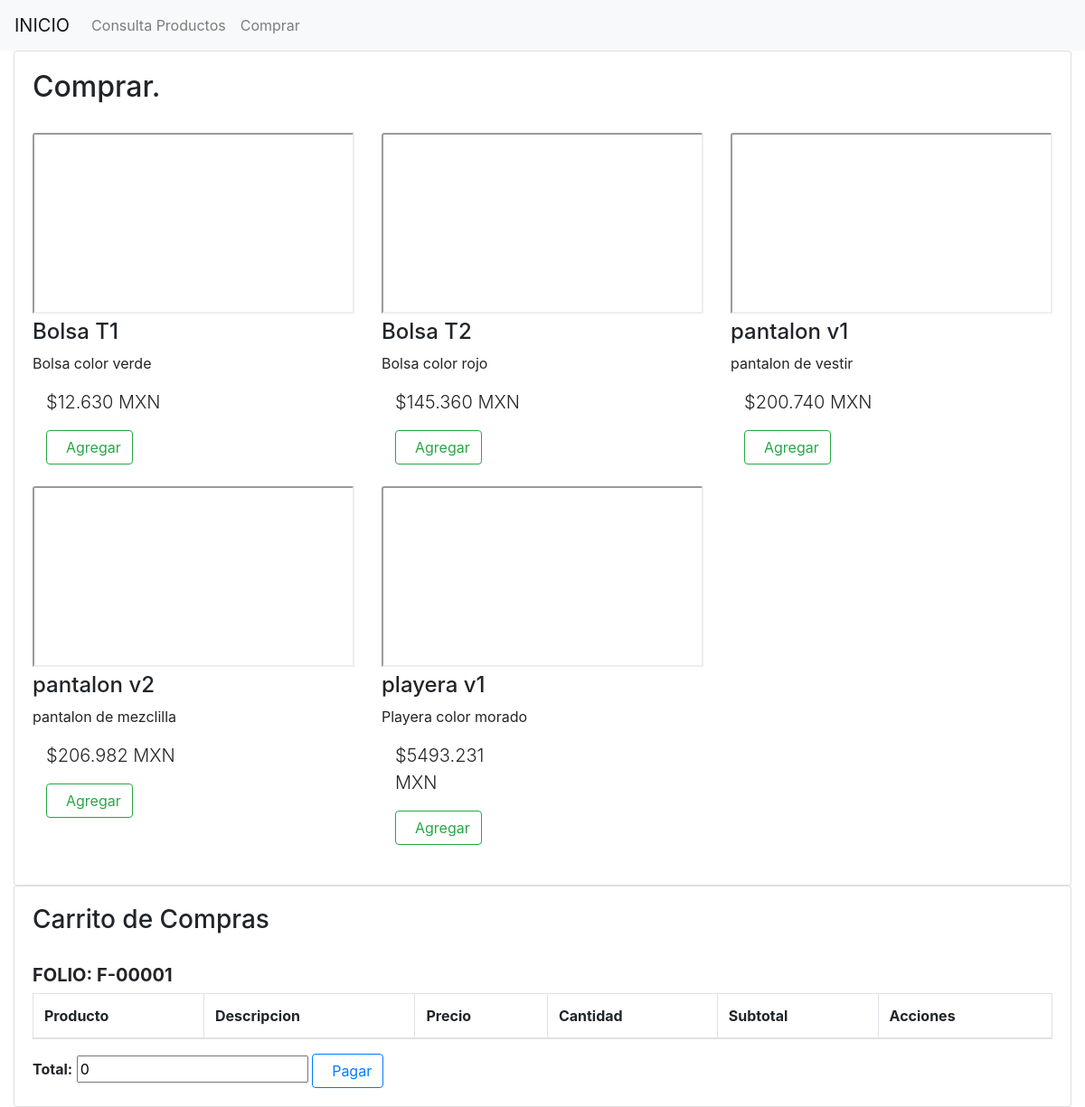
The app's page /comprar.php, older data.
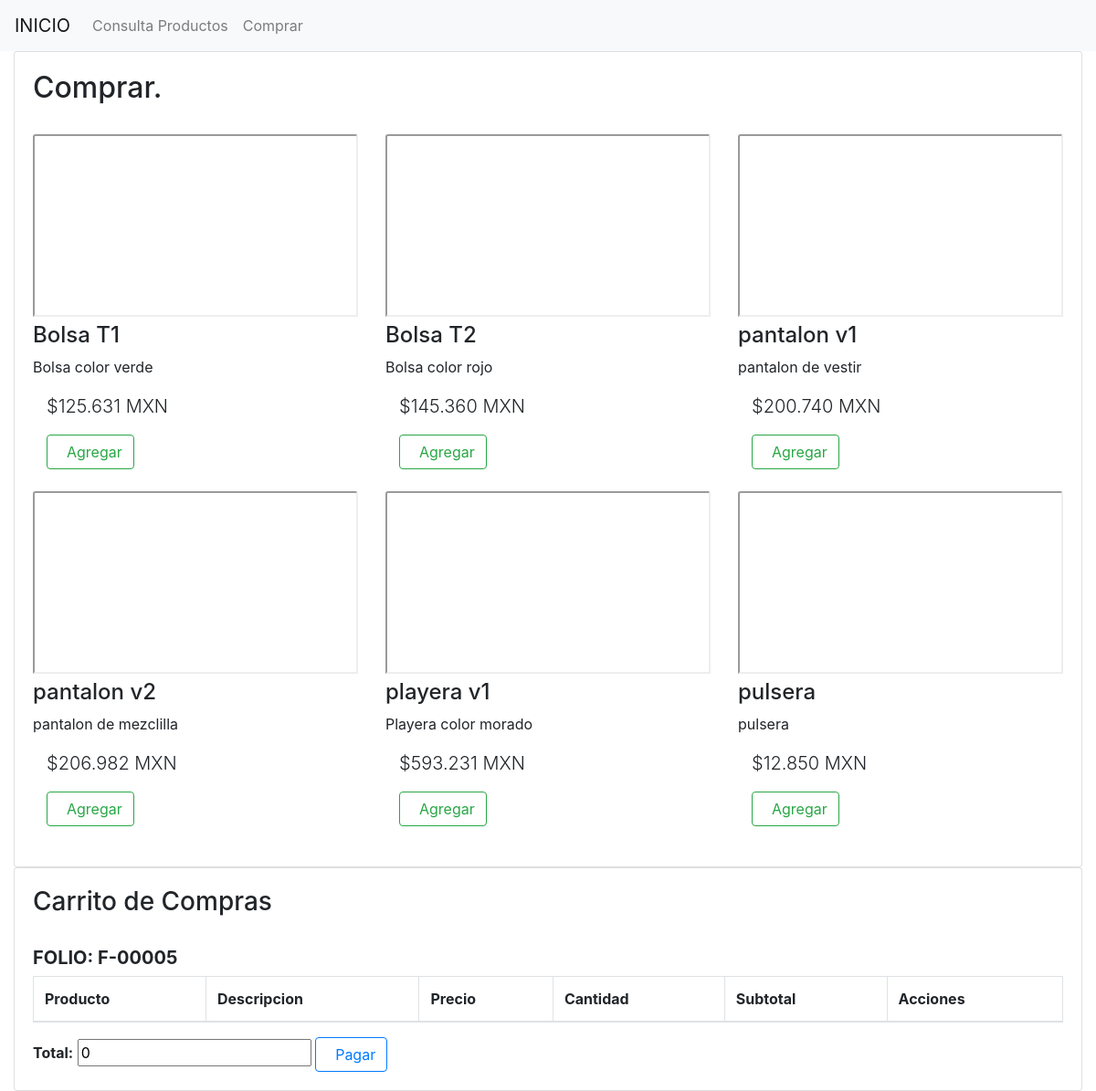
The same page, newer data.
### tables this page shows
CREATE TABLE `productos` (
  `id_producto` int(11) NOT NULL AUTO_INCREMENT,
  `nombre` varchar(80) DEFAULT NULL,
  `descripcion` varchar(180) DEFAULT NULL,
  `precio` decimal(10,3) DEFAULT NULL,
  `cantidad` int(11) DEFAULT NULL,
  `imagen` varchar(250) DEFAULT NULL,
  PRIMARY KEY (`id_producto`)
);

### comprar.php (the view, shortened to what this page needs)
<?php
include("conexion.php");
$insert_prod = "SELECT * FROM productos";
$resultado = mysqli_query($conexion, $insert_prod);
$consulta_ventas =  "SELECT max(id_venta) as maximo FROM ventas";
$res_ven = mysqli_query($conexion, $consulta_ventas);
foreach($res_ven as $rv){
    $max_id = $rv['maximo'];
}
if(is_null($max_id)){
    $max_id = $max_id + 1;
}else{
    $max_id = $max_id + 1 ;
}
?>
<!DOCTYPE html>
<html lang="es">
<head>
    <link href="assets/bootstrap.min.css" rel="stylesheet" media="all">
</head>
<body>
    <nav class="navbar navbar-expand-lg navbar-light bg-light">
        <a class="navbar-brand" href="index.php">INICIO</a>
        <div class="collapse navbar-collapse" id="navbarNavDropdown">
            <ul class="navbar-nav">
                <li class="nav-item">
                    <a class="nav-link" href="consulta.php">Consulta Productos</a>
                </li>
                <li class="nav-item">
                    <a class="nav-link" href="comprar.php">Comprar</a>
                </li>
            </ul>
        </div>
    </nav>
    <div class="container-fluid">
        <div class="row">
            <div class="col-sm-12">
                <div class="card">
                    <div class="card-body">
                        <h2>Comprar.</h2><br>
                        <div class="row">
                            <?php
                            foreach($resultado as $res){
                                $imag = $res['imagen'];
                            ?>
                                <div class="col-md-4">
                                    <iframe class="card-img-top" src="<?php echo  $imag; ?>" width="100" height="200">  </iframe>
                                    <h4 class="list-group-item-heading"><?php echo $res["nombre"]; ?></h4>
                                    <p class="list-group-item-text"><?php echo $res["descripcion"]; ?></p>
                                    <div class="col-sm-6">
                                        <p class="lead"><?php echo '$'.$res["precio"].' MXN'; ?></p>
                                    </div>
                                    <div class="col-sm-12">
                                        <button type="submit" class="btn btn-outline-success" id="agregar" >
                                            <i class="bi bi-trash3"></i>&nbsp; Agregar
                                        </button>
                                    </div><br>
                                </div>
                            <?php
                            }
                            ?>
                        </div>
                    </div>
                </div>
            </div>
        </div>
        <div class="row">
            <div class="col-sm-12">
                <div class="card">
                    <div class="card-body">
                        <h3>Carrito de Compras</h3> &nbsp;&nbsp;  <h5><strong>FOLIO: F-0000<?php echo $max_id; ?> </strong></h5>
                        <table class="table table-bordered" >
                            <thead>
                                <tr>
                                    <th>Producto</th>
                                    <th>Descripcion</th>
                                    <th>Precio</th>
                                    <th>Cantidad</th>
                                    <th>Subtotal</th>
                                    <th>Acciones</th>
                                </tr>
                            </thead>
                        </table>
                            <tr>
                                <td colspan="4" aling="right"><strong>Total:</strong></td>
                                <td  aling="right" ><input type="text" name="total" value="<?php if(empty($valor_total)){echo 0;}else{echo $valor_total;} ?>" id ="total"></td>
                                <td colspan="4" aling="right">
                                    <button type="submit" class="btn btn-outline-primary" id="pagar" >
                                        <i class="bi bi-trash3"></i>&nbsp; Pagar
                                    </button>
                                </td>
                            </tr>
                    </div>
                </div>
            </div>
        </div>
    </div>
</body>
</html>

Row changes from the older to the newer data that the page shows:
changed productos "Bolsa T1": precio "12.630" → "125.631"
changed productos "playera v1": precio "5493.231" → "593.231"
added productos: nombre "pulsera", descripcion "pulsera", precio "12.850"
Text that changed along with them:
$max_id: "1" → "5"
